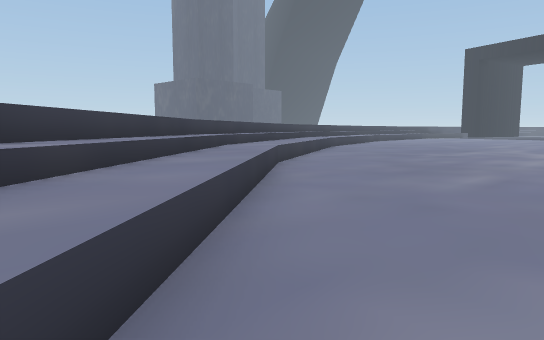
view 1 (above)

18 first-person views from a walk through a 3-D level made in the Unity game engine. The camera is 1.4 m above the floor, tilts 6° down and sees 70° across. The floor is counted in squares, 1.8 m on a side. Each view is taken from the middle of a square. On the plan, view 1 faces up. The plan holds only what a view shows up to about 12 squares ahead; the rest is blank. The place goes on beyond the plan. The player character is not drawn.

view 2
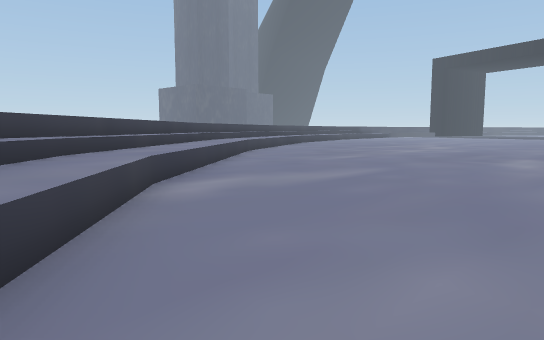

view 3
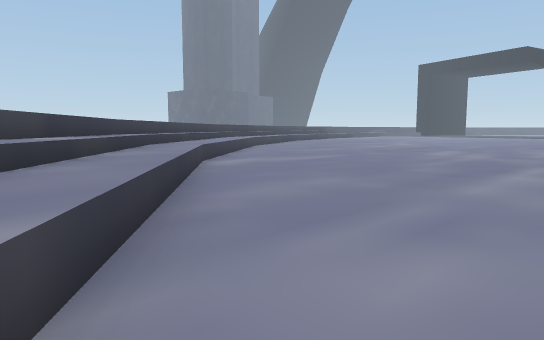

view 4
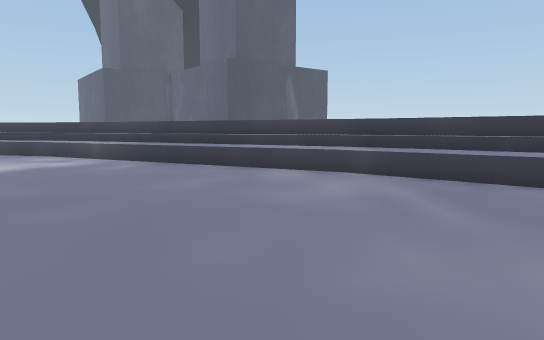

view 5
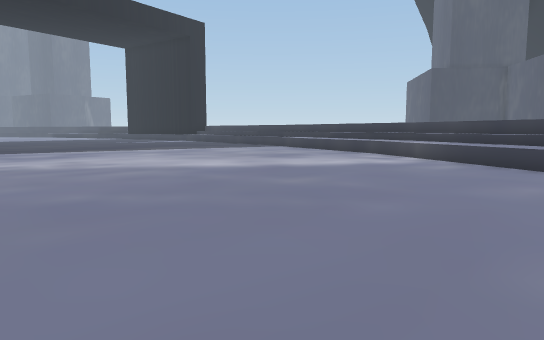

view 6
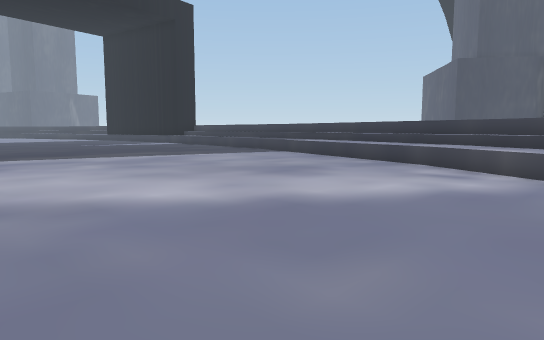

view 7
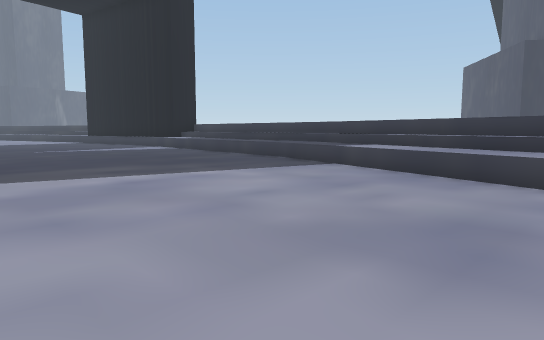

view 8
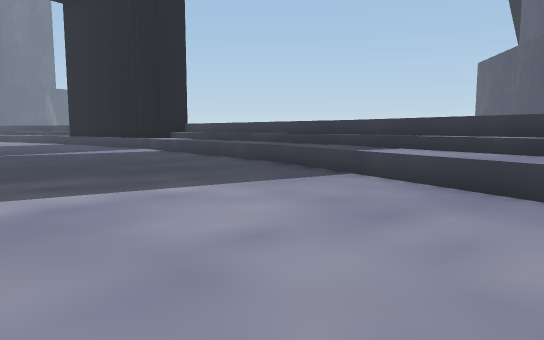

view 9
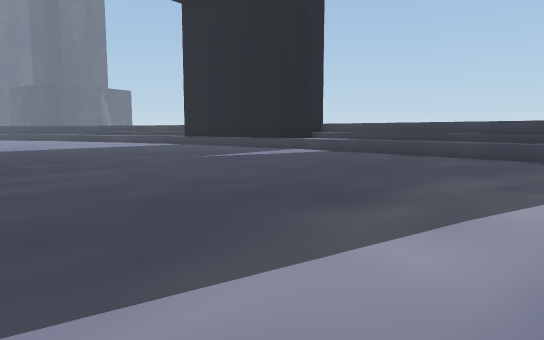

view 10
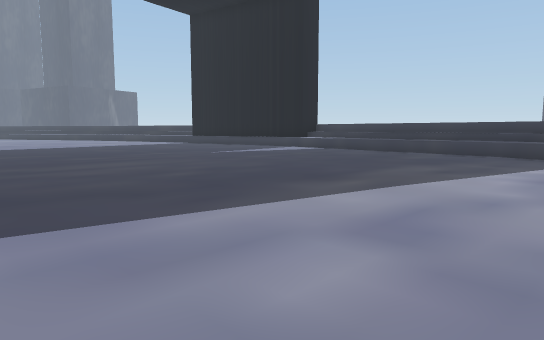

view 11
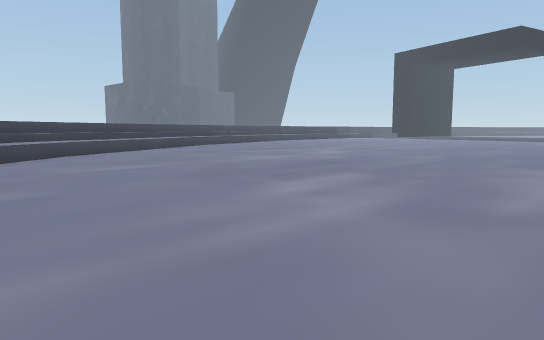

view 12
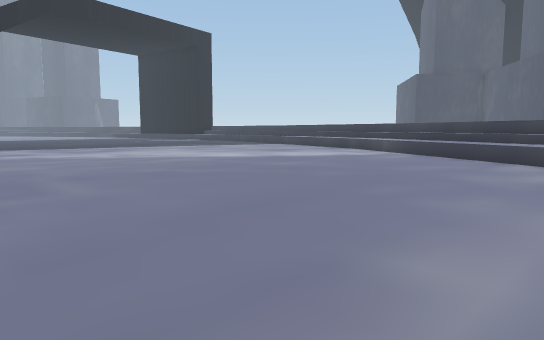

view 13
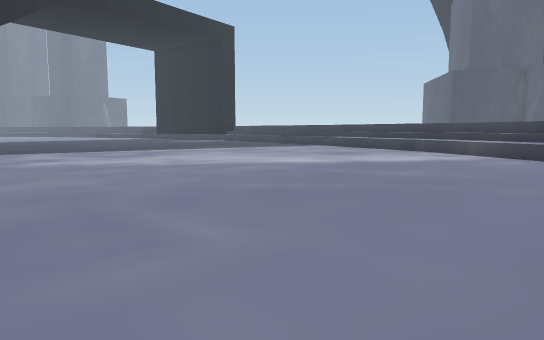

view 14
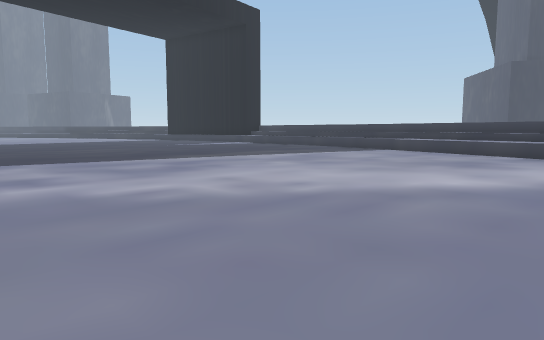

view 15
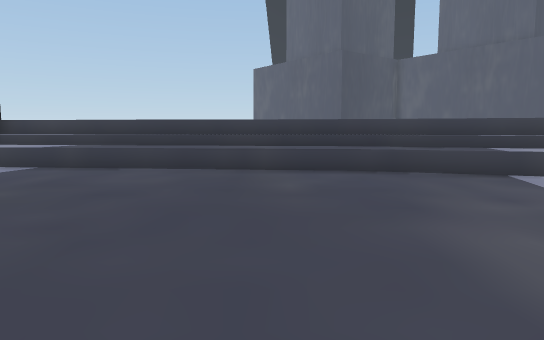

view 16
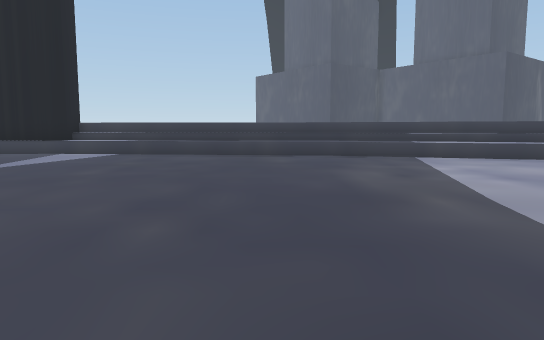

view 17
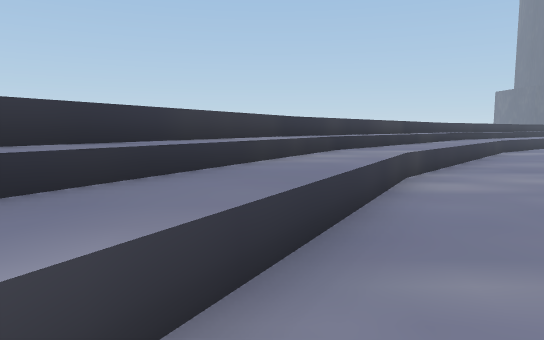

view 18
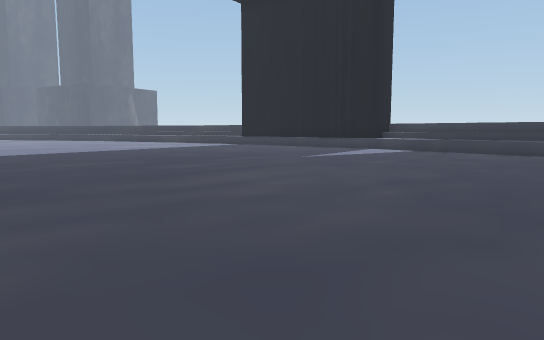

### Floor plan
Key: @ floor where view 1 was taken; # wall or solid block; . floor; ^ raised ledge.
Columns run from 3 left of view 1 to 24 right of it. Each row starts with its distance up from view 1.
 10  ^^^..............
  9  ^^^..............
  8  ^^^.............
  7  ^^^............
  6  ^^.............
  5  ^^............
  4 ^^^...........
  3 ^^^...........
  2 ^^^..........
  1 ^^^.........
  0 ^^^@........
 -1 ^^^........
 -2 ^^^........
 -3 ^^^.........
 -4  ^^..........
 -5  ^^...........
 -6  ^^^..........
 -7  ^^^...........
 -8  ^^^............
 -9  ^^^............
-10  ^^^.............
-11   ^^^.............
-12   ^^^.............
-13   ^^^..............
-14    ^^^..............
-15    ^^^..............
-16    ^^^...............
-17    ^^^^...............
-18     #^^...............
-19     ^^^^...............
-20      ^^^................
-21      ^^^^...............
-22       ^^^................
-23       ^^^^................
-24        ^^^................
-25         ^^^................
-26         ^^^^................
-27          ^^^^...............

Where each view was taken, in squares from view 1:
view 1: 0 up, 0 right, facing up
view 2: 5 down, 1 right, facing up
view 3: 9 down, 1 right, facing up
view 4: 4 down, 6 right, facing down-left
view 5: 4 down, 6 right, facing down
view 6: 8 down, 6 right, facing down
view 7: 13 down, 7 right, facing down
view 8: 15 down, 7 right, facing down
view 9: 15 down, 13 right, facing down
view 10: 13 down, 13 right, facing down
view 11: 2 down, 6 right, facing up
view 12: 1 down, 6 right, facing down
view 13: 3 down, 8 right, facing down
view 14: 7 down, 10 right, facing down
view 15: 20 down, 13 right, facing down-left
view 16: 17 down, 16 right, facing down-left
view 17: 14 down, 3 right, facing up-left
view 18: 15 down, 16 right, facing down
